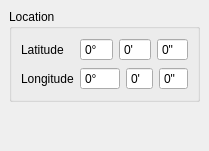
  <widget class="QDockWidget" name="settings_dockwidget">
   <property name="features">
    <set>QDockWidget::DockWidgetFloatable|QDockWidget::DockWidgetMovable</set>
   </property>
   <property name="allowedAreas">
    <set>Qt::LeftDockWidgetArea|Qt::RightDockWidgetArea</set>
   </property>
   <property name="windowTitle">
    <string>Settings</string>
   </property>
   <attribute name="dockWidgetArea">
    <number>2</number>
   </attribute>
   <widget class="QWidget" name="dockWidgetContents">
    <layout class="QVBoxLayout" name="verticalLayout_8">
     <item>
      <widget class="QGroupBox" name="groupBox">
       <property name="title">
        <string>Location</string>
       </property>
       <layout class="QFormLayout" name="formLayout_2">
        <item row="0" column="0">
         <widget class="QLabel" name="lat_label">
          <property name="text">
           <string>Latitude</string>
          </property>
         </widget>
        </item>
        <item row="0" column="1">
         <layout class="QHBoxLayout" name="horizontalLayout">
          <item>
           <widget class="QSpinBox" name="lat_d_spin">
            <property name="frame">
             <bool>true</bool>
            </property>
            <property name="buttonSymbols">
             <enum>QAbstractSpinBox::NoButtons</enum>
            </property>
            <property name="keyboardTracking">
             <bool>false</bool>
            </property>
            <property name="showGroupSeparator" stdset="0">
             <bool>false</bool>
            </property>
            <property name="suffix">
             <string>°</string>
            </property>
            <property name="minimum">
             <number>-89</number>
            </property>
            <property name="maximum">
             <number>89</number>
            </property>
           </widget>
          </item>
          <item>
           <widget class="QSpinBox" name="lat_m_spin">
            <property name="frame">
             <bool>true</bool>
            </property>
            <property name="buttonSymbols">
             <enum>QAbstractSpinBox::NoButtons</enum>
            </property>
            <property name="keyboardTracking">
             <bool>false</bool>
            </property>
            <property name="showGroupSeparator" stdset="0">
             <bool>false</bool>
            </property>
            <property name="suffix">
             <string>'</string>
            </property>
            <property name="maximum">
             <number>59</number>
            </property>
           </widget>
          </item>
          <item>
           <widget class="QSpinBox" name="lat_s_spin">
            <property name="frame">
             <bool>true</bool>
            </property>
            <property name="buttonSymbols">
             <enum>QAbstractSpinBox::NoButtons</enum>
            </property>
            <property name="keyboardTracking">
             <bool>false</bool>
            </property>
            <property name="showGroupSeparator" stdset="0">
             <bool>false</bool>
            </property>
            <property name="suffix">
             <string>&quot;</string>
            </property>
            <property name="maximum">
             <number>59</number>
            </property>
           </widget>
          </item>
         </layout>
        </item>
        <item row="1" column="0">
         <widget class="QLabel" name="long_label">
          <property name="text">
           <string>Longitude</string>
          </property>
         </widget>
        </item>
        <item row="1" column="1">
         <layout class="QHBoxLayout" name="horizontalLayout_3">
          <item>
           <widget class="QSpinBox" name="long_d_spin">
            <property name="frame">
             <bool>true</bool>
            </property>
            <property name="buttonSymbols">
             <enum>QAbstractSpinBox::NoButtons</enum>
            </property>
            <property name="keyboardTracking">
             <bool>false</bool>
            </property>
            <property name="showGroupSeparator" stdset="0">
             <bool>false</bool>
            </property>
            <property name="suffix">
             <string>°</string>
            </property>
            <property name="minimum">
             <number>-179</number>
            </property>
            <property name="maximum">
             <number>179</number>
            </property>
           </widget>
          </item>
          <item>
           <widget class="QSpinBox" name="long_m_spin">
            <property name="frame">
             <bool>true</bool>
            </property>
            <property name="buttonSymbols">
             <enum>QAbstractSpinBox::NoButtons</enum>
            </property>
            <property name="keyboardTracking">
             <bool>false</bool>
            </property>
            <property name="showGroupSeparator" stdset="0">
             <bool>false</bool>
            </property>
            <property name="suffix">
             <string>'</string>
            </property>
            <property name="maximum">
             <number>59</number>
            </property>
           </widget>
          </item>
          <item>
           <widget class="QSpinBox" name="long_s_spin">
            <property name="frame">
             <bool>true</bool>
            </property>
            <property name="buttonSymbols">
             <enum>QAbstractSpinBox::NoButtons</enum>
            </property>
            <property name="keyboardTracking">
             <bool>false</bool>
            </property>
            <property name="showGroupSeparator" stdset="0">
             <bool>false</bool>
            </property>
            <property name="suffix">
             <string>&quot;</string>
            </property>
            <property name="maximum">
             <number>59</number>
            </property>
           </widget>
          </item>
         </layout>
        </item>
       </layout>
      </widget>
     </item>
     <item>
      <spacer name="verticalSpacer">
       <property name="orientation">
        <enum>Qt::Vertical</enum>
       </property>
       <property name="sizeHint" stdset="0">
        <size>
         <width>20</width>
         <height>40</height>
        </size>
       </property>
      </spacer>
     </item>
    </layout>
   </widget>
  </widget>
